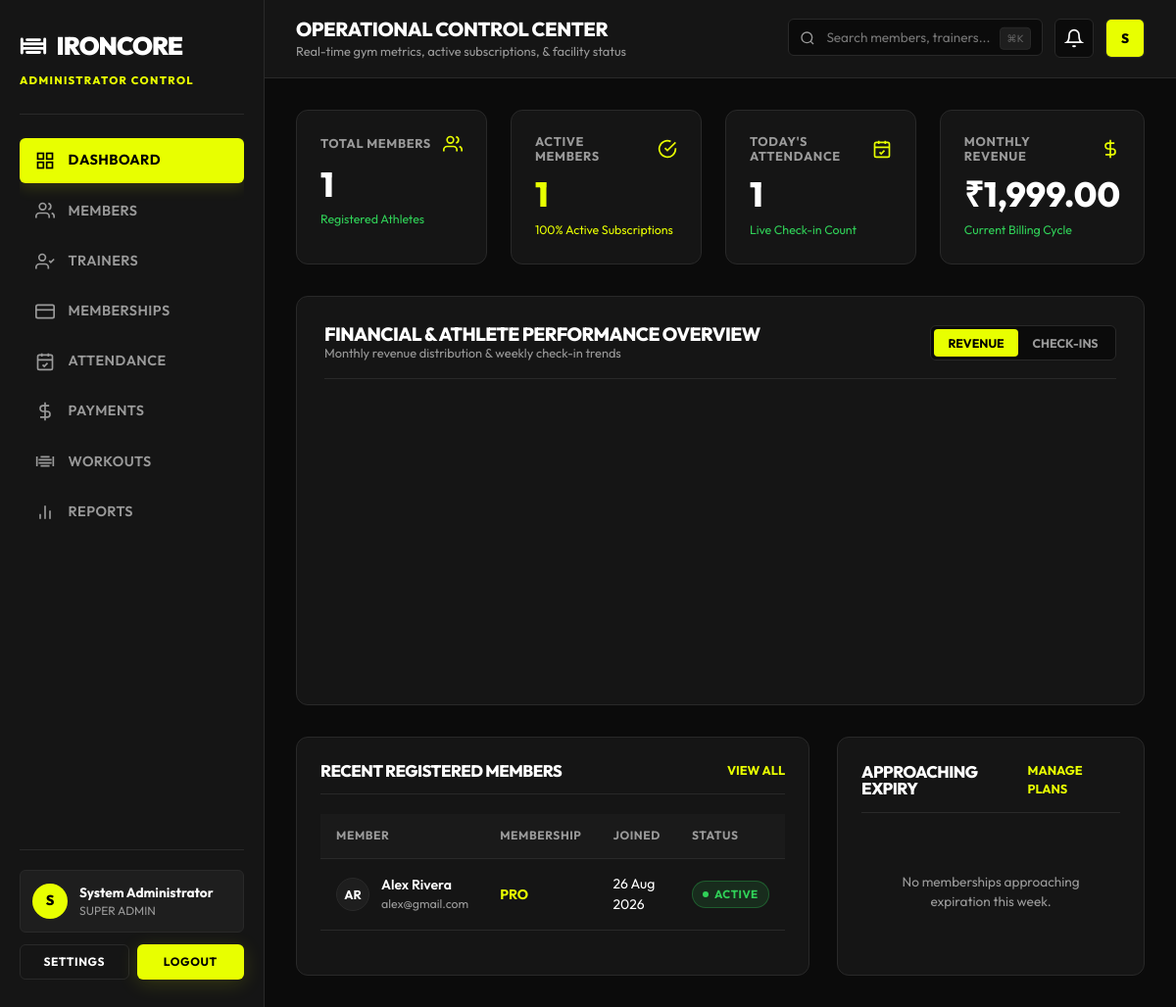
/admin/index.php (signed in), run on an earlier commit of the app's database.
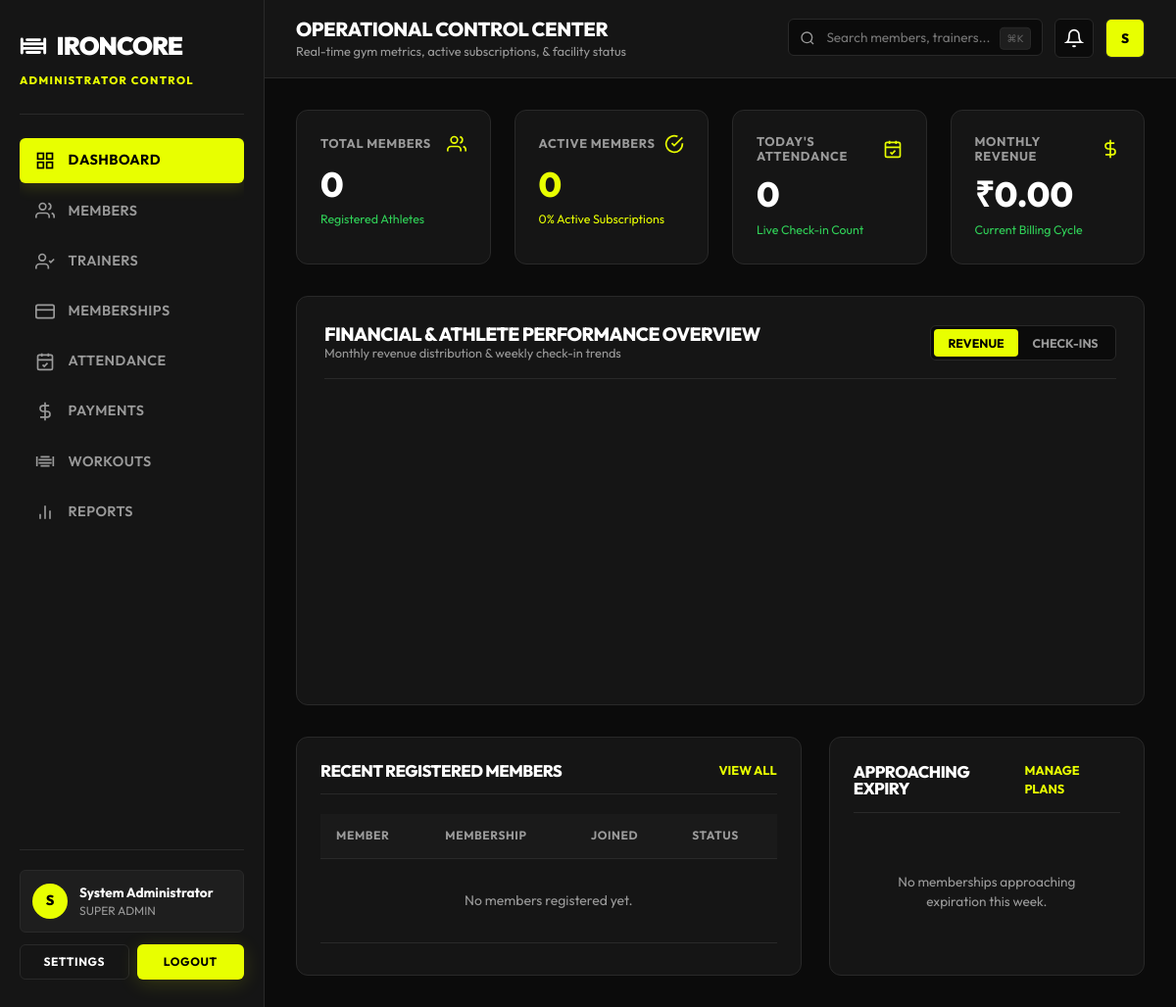
And on a later commit of the database.
### tables this page shows
CREATE TABLE IF NOT EXISTS `members` (
    `id` INT AUTO_INCREMENT PRIMARY KEY,
    `user_id` INT NOT NULL UNIQUE,
    `assigned_trainer_id` INT NULL,
    `phone` VARCHAR(20) NULL,
    `emergency_contact` VARCHAR(100) NULL,
    `gender` ENUM('male', 'female', 'other') NULL,
    `dob` DATE NULL,
    `address` TEXT NULL,
    `join_date` DATE NOT NULL,
    `created_at` TIMESTAMP DEFAULT CURRENT_TIMESTAMP,
    FOREIGN KEY (`user_id`) REFERENCES `users`(`id`) ON DELETE CASCADE,
    FOREIGN KEY (`assigned_trainer_id`) REFERENCES `trainers`(`id`) ON DELETE SET NULL,
    INDEX `idx_assigned_trainer` (`assigned_trainer_id`)
);

CREATE TABLE IF NOT EXISTS `users` (
    `id` INT AUTO_INCREMENT PRIMARY KEY,
    `full_name` VARCHAR(100) NOT NULL,
    `username` VARCHAR(50) NOT NULL UNIQUE,
    `email` VARCHAR(150) NOT NULL UNIQUE,
    `password_hash` VARCHAR(255) NOT NULL,
    `role` ENUM('admin', 'trainer', 'member') NOT NULL DEFAULT 'member',
    `avatar` VARCHAR(255) NULL,
    `status` ENUM('active', 'inactive', 'suspended') NOT NULL DEFAULT 'active',
    `created_at` TIMESTAMP DEFAULT CURRENT_TIMESTAMP,
    `updated_at` TIMESTAMP DEFAULT CURRENT_TIMESTAMP ON UPDATE CURRENT_TIMESTAMP,
    INDEX `idx_username` (`username`),
    INDEX `idx_email` (`email`),
    INDEX `idx_role` (`role`)
);

### public/admin/index.php (called while the page is built, shortened)
<?php
require_once __DIR__ . '/../../app/views/admin/index.php';

### app/config/database.php (called while the page is built, shortened)
<?php
class Database {
    private static ?PDO $instance = null;
    public static function getInstance(): PDO {
        if (self::$instance === null) {
            $host = getenv('DB_HOST') ?: '127.0.0.1';
            $port = getenv('DB_PORT') ?: '3306';
            $db   = getenv('DB_NAME') ?: 'ironcore_gym';
            $user = getenv('DB_USER') ?: 'root';
            $pass = getenv('DB_PASS') ?: '';
            $charset = 'utf8mb4';
            $dsn = "mysql:host={$host};port={$port};dbname={$db};charset={$charset}";
            $options = [
                PDO::ATTR_ERRMODE            => PDO::ERRMODE_EXCEPTION,
                PDO::ATTR_DEFAULT_FETCH_MODE => PDO::FETCH_ASSOC,
                PDO::ATTR_EMULATE_PREPARES   => false,
            ];
            try {
                self::$instance = new PDO($dsn, $user, $pass, $options);
            } catch (PDOException $e) {
                if (defined('STORAGE_PATH')) {
                    error_log("[" . date('Y-m-d H:i:s') . "] DB Connection Error: " . $e->getMessage() . "\n", 3, STORAGE_PATH . '/logs/app.log');
                }
                if (APP_DEBUG) {
                    throw new Exception("Database Connection Failed: " . $e->getMessage());
                } else {
                    die("Database connection error. Please contact system administrator.");
                }
            }
        }
        return self::$instance;
    }
}

### app/services/GymManagementService.php (called while the page is built, shortened)
<?php
require_once __DIR__ . '/../config/database.php';
class GymManagementService {
    private PDO $db;
    public function __construct() {
        $this->db = Database::getInstance();
    }
    public function recentMembers(int $limit = 5): array {
        $stmt = $this->db->prepare("
            SELECT m.id, m.user_id, m.phone, m.join_date, u.full_name, u.email, u.status,
                   p.title as plan_title, s.status as subscription_status
            FROM members m
            JOIN users u ON u.id = m.user_id
            LEFT JOIN subscriptions s ON s.member_id = m.id AND s.id = (
                SELECT MAX(s2.id) FROM subscriptions s2 WHERE s2.member_id = m.id
            )
            LEFT JOIN membership_plans p ON p.id = s.plan_id
            ORDER BY m.id DESC
            LIMIT :lim
        ");
        $stmt->bindValue(':lim', $limit, PDO::PARAM_INT);
        $stmt->execute();
        return $stmt->fetchAll();
    }
}

### app/helpers/security.php (called while the page is built, shortened)
<?php
if (!function_exists('e')) {
    function e(?string $string): string {
        return htmlspecialchars($string ?? '', ENT_QUOTES | ENT_SUBSTITUTE, 'UTF-8');
    }
}

### app/views/admin/index.php (the view, shortened to what the rows shown need)
<?php
require_once __DIR__ . '/../../helpers/security.php';
require_once __DIR__ . '/../../services/GymManagementService.php';
$svc = new GymManagementService();
$recentMembers = $svc->recentMembers(5);
?>
<!DOCTYPE html>
<html lang="en">
<head>
  <link rel="stylesheet" href="/assets/css/style.css">
  <link rel="stylesheet" href="/assets/css/dashboard.css">
  <link rel="stylesheet" href="/assets/css/responsive.css">
</head>
<body style="background-color: var(--color-bg);">
  <div class="dashboard-shell">
    <?php
    require_once __DIR__ . '/../layouts/admin_nav.php';
    ?>
      <main class="dashboard-body">
        <section class="chart-section-card">
          <div class="chart-card-header">
            <div class="chart-title-area">
              <h2>FINANCIAL & ATHLETE PERFORMANCE OVERVIEW</h2>
            </div>
          </div>
        </section>
        <div class="dashboard-split-grid">
          <section class="panel-card">
            <div class="table-responsive">
              <table class="data-table">
                <thead>
                  <tr>
                    <th>Member</th>
                    <th>Membership</th>
                    <th>Joined</th>
                    <th>Status</th>
                  </tr>
                </thead>
                <tbody>
                  <?php if (!empty($recentMembers)): ?>
                    <?php foreach ($recentMembers as $rm):
                      $initials = '';
                      $parts = explode(' ', trim($rm['full_name']));
                      foreach ($parts as $p) { if (!empty($p)) $initials .= strtoupper($p[0]); }
                      $initials = substr($initials ?: 'MB', 0, 2);
                      $planTitle = strtoupper($rm['plan_title'] ?? 'NO PLAN');
                      $planColor = str_contains($planTitle, 'PRO') ? 'var(--color-accent)' : (str_contains($planTitle, 'ELITE') ? '#FFF' : 'var(--color-text-muted)');
                      $status = strtolower($rm['status'] ?? 'active');
                      $pillClass = ($status === 'expired' || $status === 'inactive' || $status === 'suspended') ? $status : 'active';
                    ?>
                    <tr>
                      <td>
                        <div class="member-cell">
                          <div class="member-avatar"><?= e($initials) ?></div>
                          <div>
                            <div class="member-info-name"><?= e($rm['full_name']) ?></div>
                            <div class="member-info-email"><?= e($rm['email']) ?></div>
                          </div>
                        </div>
                      </td>
                      <td><span style="font-weight: 700; color: <?= $planColor ?>;"><?= e($planTitle) ?></span></td>
                      <td><?= e(date('d M Y', strtotime($rm['join_date'] ?? 'now'))) ?></td>
                      <td><span class="status-pill <?= e($pillClass) ?>"><span class="status-dot-sm"></span> <?= e(ucfirst($status)) ?></span></td>
                    </tr>
                    <?php endforeach; ?>
                  <?php else: ?>
                    <tr><td colspan="4" style="text-align: center; padding: 2rem; color: var(--color-text-muted);">No members registered yet.</td></tr>
                  <?php endif; ?>
                </tbody>
              </table>
            </div>
          </section>
        </div>
      </main>
    </div>
  </div>
</body>
</html>

What changed in the data, as far as the page shows it:
removed members: initials "AR", user.full_name "Alex Rivera", user.email "alex@gmail.com", planTitle "PRO", join_date "26 Aug 2026", user.status "ACTIVE"
Also different on the page:
$stats['total_members']: "1" → "0"
$stats['active_members']: "1" → "0"
$stats['active_pct']: "100" → "0"
$stats['today_attendance']: "1" → "0"
$stats['monthly_revenue']: "1,999.00" → "0.00"
text now shown: "No members registered yet."
